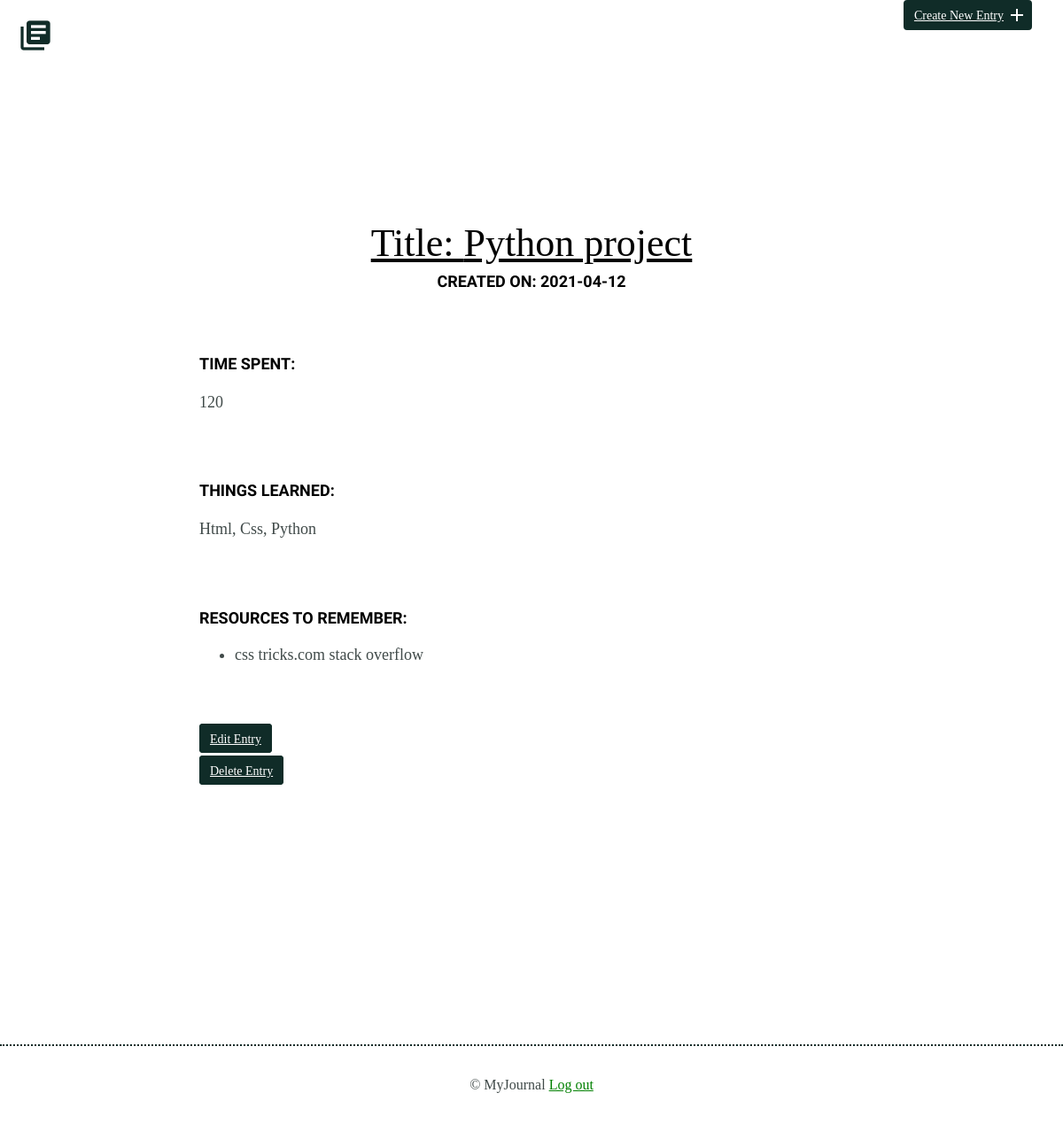
The app's page /entries/4 (signed in), older data.
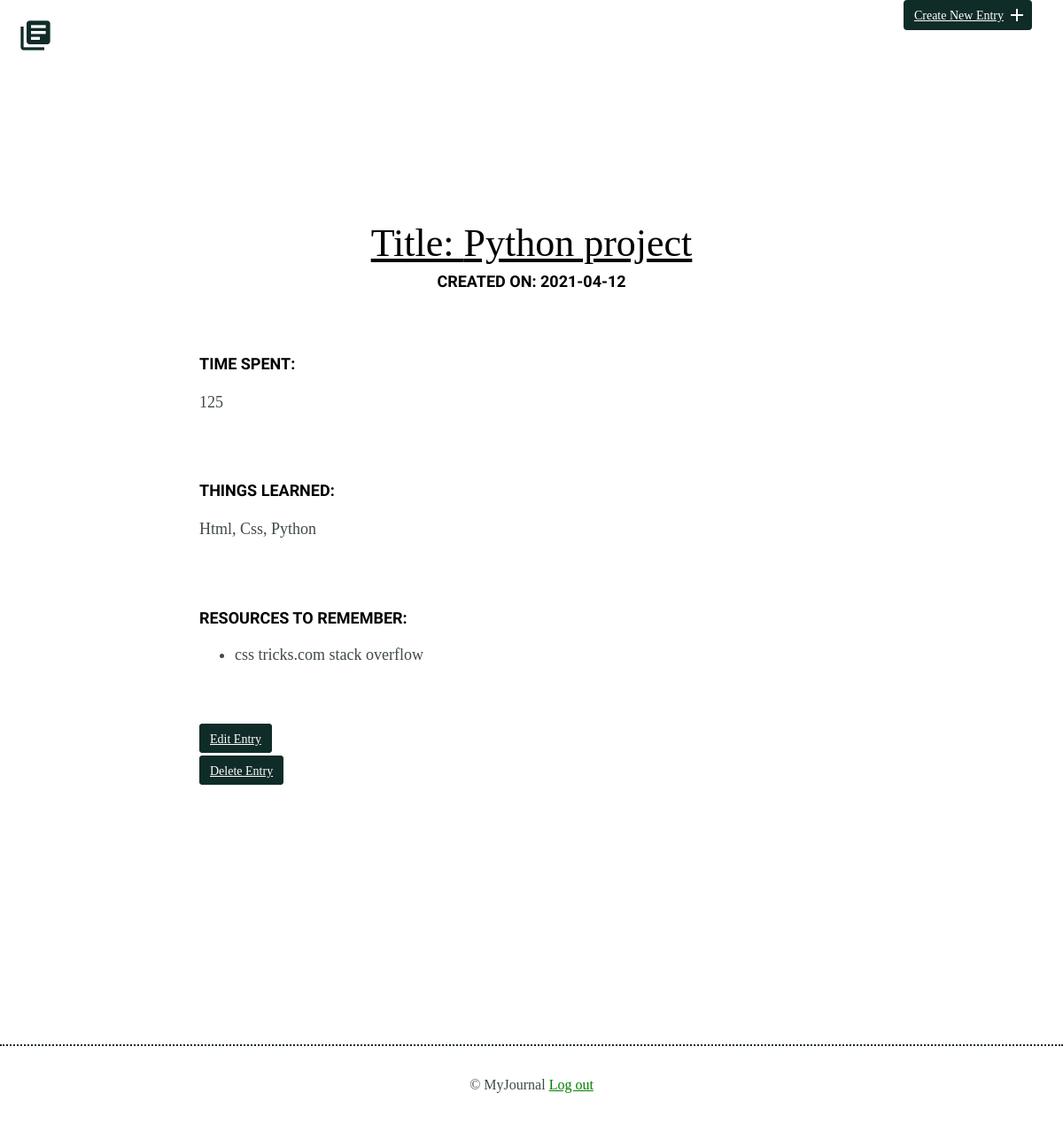
The same page, newer data.
### models.py (models this page shows, shortened)
class Entry(Model):
    title = CharField(max_length=225)
    entry_date = DateField(default=datetime.date.today)
    time_spent = IntegerField(null=False)
    learned = TextField()
    resources = TextField()
    user = ForeignKeyField(User, related_name='entries')
    timestamp = DateTimeField(default=datetime.datetime.now)
    class Meta:
        database = DATABASE
        order_by = ('-entry_date',)

### app.py (the view)
@app.route('/entries/<int:entry_id>', methods=('GET', 'POST'))
@login_required
def detail(entry_id):
    try:
        entry = models.Entry.get(models.Entry.id==entry_id)
        return render_template('detail.html', entry=entry)
    except models.DoesNotExist:
        abort(404)
    return render_template('index.html')

### app.py (called while the page is built)
@login_manager.user_loader
def load_user(userid):
    try:
        return models.User.get(models.User.id == userid)
    except models.DoesNotExist:
        return None

@app.before_request
def before_request():
    g.db = models.DATABASE
    g.db.connect()
    g.user = current_user

@app.after_request
def after_request(response):
    g.db.close()
    return response

### templates/detail.html
{% extends "layout.html" %}
{% block content %}
<div class="container">
    <div class="entry-list article">
        <article>
            <h1>Title: {{ entry.title }}</h1>
            <h3><time datetime="entry.entry_date">Created on: {{ entry.entry_date}}</time></h3>
            <div class="entry">
                <h3>Time Spent: </h3>
                <p>{{ entry.time_spent }}</p>
            </div>
            <div class="entry">
                <h3>Things Learned:</h3>
                <p>{{ entry.learned }}</p>
            </div>
            <div class="entry">
                <h3>Resources to Remember:</h3>
                <ul>
                    <li>{{ entry.resources }}</li>
                </ul>
            </div>
        </article>
        <div class="row-fluid">
            <a href="{{ url_for('edit', entry_id=entry.id) }}" class="button" title="Edit entry">Edit Entry</a>
            <br>
            <br>
            <a href="{{ url_for('delete', entry_id=entry.id) }}" class="button" title="Delete">Delete Entry</a>
        </div>
    </div>
</div>
{% endblock %}

Row changes from the older to the newer data that the page shows:
changed Entry "Python project": time_spent "120" → "125"
